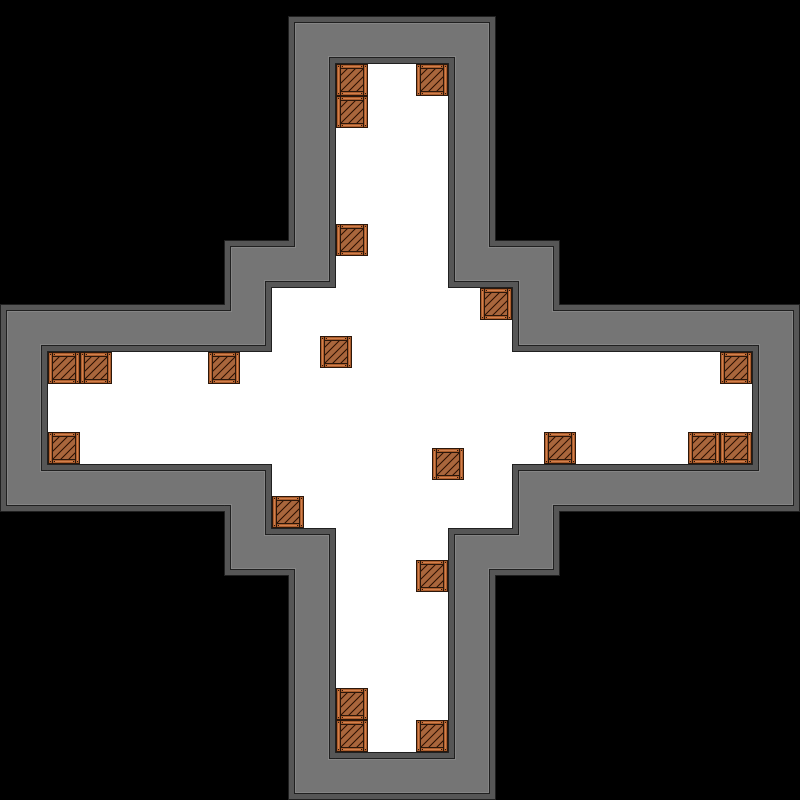

Tiled map render using the project's own tile images. Description and the map definition, with tile-layer contents summarised, below:
An orthogonal 50x50 tile map with 16x16 px tiles, 2 tile layers (ground, obstacles), 2 tilesets and 49 objects (4x spawn, 4x weaponspawn, itemspawn).

<map version="1.0" orientation="orthogonal" renderorder="right-down" width="50" height="50" tilewidth="16" tileheight="16" nextobjectid="57">
 <properties>
  <property name="ffa" value="true" />
  <property name="name" value="Kampen om " />
  <property name="team" value="false" />
 </properties>
 <tileset firstgid="1" name="landscapetextures" tilewidth="16" tileheight="16" tilecount="32" columns="8">
  <image source="sprites/landscapetextures.png" width="128" height="64" />
 </tileset>
 <tileset firstgid="33" name="obstaclesSheet" tilewidth="16" tileheight="16" tilecount="128" columns="16">
  <image source="sprites/obstaclesSheet.png" width="256" height="128" />
 </tileset>
 <layer name="ground" width="50" height="50">
  <data>[2500 cells, 624 non-empty, 4 distinct tile ids]</data>
 </layer>
 <objectgroup name="spawnpoints">
  <object id="1" name="spawn1" type="spawn" x="80" y="400" width="16" height="16">
   <ellipse />
  </object>
  <object id="2" name="spawn1" type="spawn" x="704" y="400" width="16" height="16">
   <ellipse />
  </object>
  <object id="3" name="spawn1" type="spawn" x="384" y="96" width="16" height="16">
   <ellipse />
  </object>
  <object id="4" name="spawn1" type="spawn" x="384" y="704" width="16" height="16">
   <ellipse />
  </object>
 </objectgroup>
 <layer name="obstacles" width="50" height="50">
  <data>[2500 cells, 638 non-empty, 24 distinct tile ids]</data>
 </layer>
 <objectgroup name="collision">
  <object id="14" x="288" y="16" width="48" height="272">
   <properties>
    <property name="collision_level" value="3" />
   </properties>
  </object>
  <object id="16" x="448" y="16" width="48" height="272">
   <properties>
    <property name="collision_level" value="3" />
   </properties>
  </object>
  <object id="17" x="448" y="528" width="48" height="272">
   <properties>
    <property name="collision_level" value="3" />
   </properties>
  </object>
  <object id="18" x="288" y="528" width="48" height="272">
   <properties>
    <property name="collision_level" value="3" />
   </properties>
  </object>
  <object id="19" x="800" y="304" width="48" height="288" rotation="90">
   <properties>
    <property name="collision_level" value="3" />
   </properties>
  </object>
  <object id="20" x="800" y="464" width="48" height="288" rotation="90">
   <properties>
    <property name="collision_level" value="3" />
   </properties>
  </object>
  <object id="21" x="272" y="464" width="48" height="272" rotation="90">
   <properties>
    <property name="collision_level" value="3" />
   </properties>
  </object>
  <object id="22" x="272" y="304" width="48" height="272" rotation="90">
   <properties>
    <property name="collision_level" value="3" />
   </properties>
  </object>
  <object id="24" x="224" y="240" width="48" height="64">
   <properties>
    <property name="collision_level" value="3" />
   </properties>
  </object>
  <object id="25" x="512" y="240" width="48" height="64">
   <properties>
    <property name="collision_level" value="3" />
   </properties>
  </object>
  <object id="26" x="512" y="512" width="48" height="64">
   <properties>
    <property name="collision_level" value="3" />
   </properties>
  </object>
  <object id="27" x="224" y="512" width="48" height="64">
   <properties>
    <property name="collision_level" value="3" />
   </properties>
  </object>
  <object id="28" x="291" y="529" width="43.375" height="21" rotation="90">
   <properties>
    <property name="collision_level" value="3" />
   </properties>
  </object>
  <object id="29" x="515.312" y="528.5" width="43.375" height="21" rotation="90">
   <properties>
    <property name="collision_level" value="3" />
   </properties>
  </object>
  <object id="30" x="515.312" y="243.5" width="43.375" height="21" rotation="90">
   <properties>
    <property name="collision_level" value="3" />
   </properties>
  </object>
  <object id="31" x="290.312" y="244.5" width="43.375" height="21" rotation="90">
   <properties>
    <property name="collision_level" value="3" />
   </properties>
  </object>
  <object id="33" x="0" y="352" width="48" height="112" />
  <object id="34" x="752" y="352" width="48" height="112" />
  <object id="35" x="448" y="752" width="48" height="112" rotation="90" />
  <object id="36" x="448" y="16" width="48" height="112" rotation="90" />
  <object id="37" x="320" y="336" width="32" height="32">
   <properties>
    <property name="collision_level" value="2" />
   </properties>
  </object>
  <object id="38" x="208" y="352" width="32" height="32">
   <properties>
    <property name="collision_level" value="2" />
   </properties>
  </object>
  <object id="39" x="80" y="352" width="32" height="32">
   <properties>
    <property name="collision_level" value="2" />
   </properties>
  </object>
  <object id="40" x="48" y="352" width="32" height="32">
   <properties>
    <property name="collision_level" value="2" />
   </properties>
  </object>
  <object id="41" x="48" y="432" width="32" height="32">
   <properties>
    <property name="collision_level" value="2" />
   </properties>
  </object>
  <object id="42" x="272" y="496" width="32" height="32">
   <properties>
    <property name="collision_level" value="2" />
   </properties>
  </object>
  <object id="43" x="416" y="560" width="32" height="32">
   <properties>
    <property name="collision_level" value="2" />
   </properties>
  </object>
  <object id="44" x="336" y="688" width="32" height="32">
   <properties>
    <property name="collision_level" value="2" />
   </properties>
  </object>
  <object id="45" x="336" y="720" width="32" height="32">
   <properties>
    <property name="collision_level" value="2" />
   </properties>
  </object>
  <object id="46" x="416" y="720" width="32" height="32">
   <properties>
    <property name="collision_level" value="2" />
   </properties>
  </object>
  <object id="47" x="432" y="448" width="32" height="32">
   <properties>
    <property name="collision_level" value="2" />
   </properties>
  </object>
  <object id="48" x="544" y="432" width="32" height="32">
   <properties>
    <property name="collision_level" value="2" />
   </properties>
  </object>
  <object id="49" x="720" y="352" width="32" height="32">
   <properties>
    <property name="collision_level" value="2" />
   </properties>
  </object>
  <object id="50" x="688" y="432" width="32" height="32">
   <properties>
    <property name="collision_level" value="2" />
   </properties>
  </object>
  <object id="51" x="720" y="432" width="32" height="32">
   <properties>
    <property name="collision_level" value="2" />
   </properties>
  </object>
  <object id="52" x="480" y="288" width="32" height="32">
   <properties>
    <property name="collision_level" value="2" />
   </properties>
  </object>
  <object id="53" x="336" y="224" width="32" height="32">
   <properties>
    <property name="collision_level" value="2" />
   </properties>
  </object>
  <object id="54" x="336" y="96" width="32" height="32">
   <properties>
    <property name="collision_level" value="2" />
   </properties>
  </object>
  <object id="55" x="336" y="64" width="32" height="32">
   <properties>
    <property name="collision_level" value="2" />
   </properties>
  </object>
  <object id="56" x="416" y="64" width="32" height="32">
   <properties>
    <property name="collision_level" value="2" />
   </properties>
  </object>
 </objectgroup>
 <objectgroup name="weaponspawn">
  <object id="6" name="weaponspawn" x="352" y="368" width="16" height="16" />
  <object id="7" name="weaponspawn" x="416" y="368" width="16" height="16" />
  <object id="8" name="weaponspawn" x="352" y="432" width="16" height="16" />
  <object id="10" name="weaponspawn" x="416" y="432" width="16" height="16" />
 </objectgroup>
 <objectgroup name="itemspawn">
  <object id="11" name="itemspawn" x="384" y="400" width="16" height="16" />
 </objectgroup>
</map>